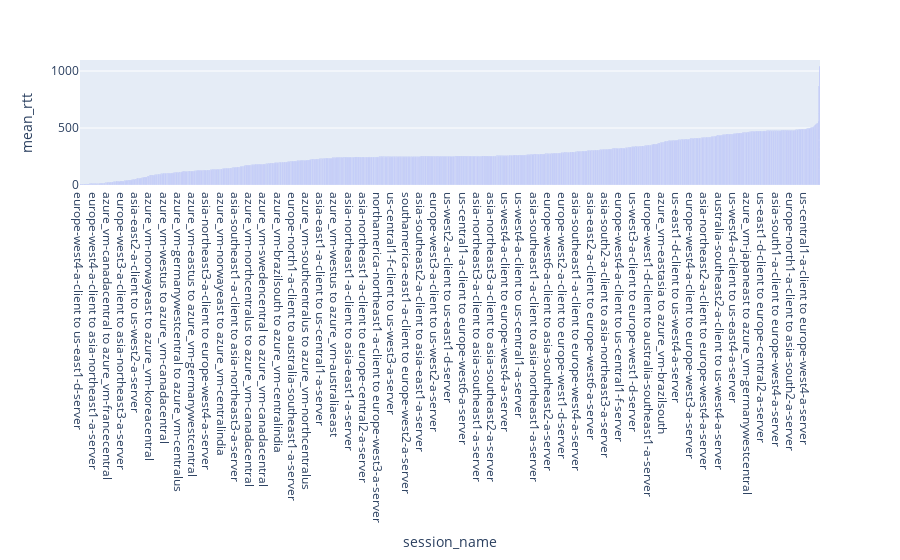

The notebook cell saved with this chart:
### Markdown cell above
<h3>Means of All Sessions</h3>

### Code cell
fig = px.bar(meansdf,x='session_name',y='mean_rtt',)
fig.update_layout(xaxis={'categoryorder':'total ascending'})

### Figure 1 — Plotly figure (JSON) as saved in the notebook; plotly's stock layout.template omitted (floating-point values rounded to 4 significant figures; data arrays with more than 128 entries replaced by an {"elided": "..."} marker saying what was removed)
{"data": [{"alignmentgroup": "True", "hovertemplate": "session_name=%{x}<br>mean_rtt=%{y}<extra></extra>", "legendgroup": "", "marker": {"color": "#636efa", "pattern": {"shape": ""}}, "name": "", "offsetgroup": "", "orientation": "v", "showlegend": false, "textposition": "auto", "type": "bar", "x": {"elided": "1099 str values"}, "xaxis": "x", "y": {"elided": "1099 float values"}, "yaxis": "y"}], "layout": {"barmode": "relative", "legend": {"tracegroupgap": 0}, "margin": {"t": 60}, "xaxis": {"anchor": "y", "categoryorder": "total ascending", "domain": [0, 1], "title": {"text": "session_name"}}, "yaxis": {"anchor": "x", "domain": [0, 1], "title": {"text": "mean_rtt"}}}}
